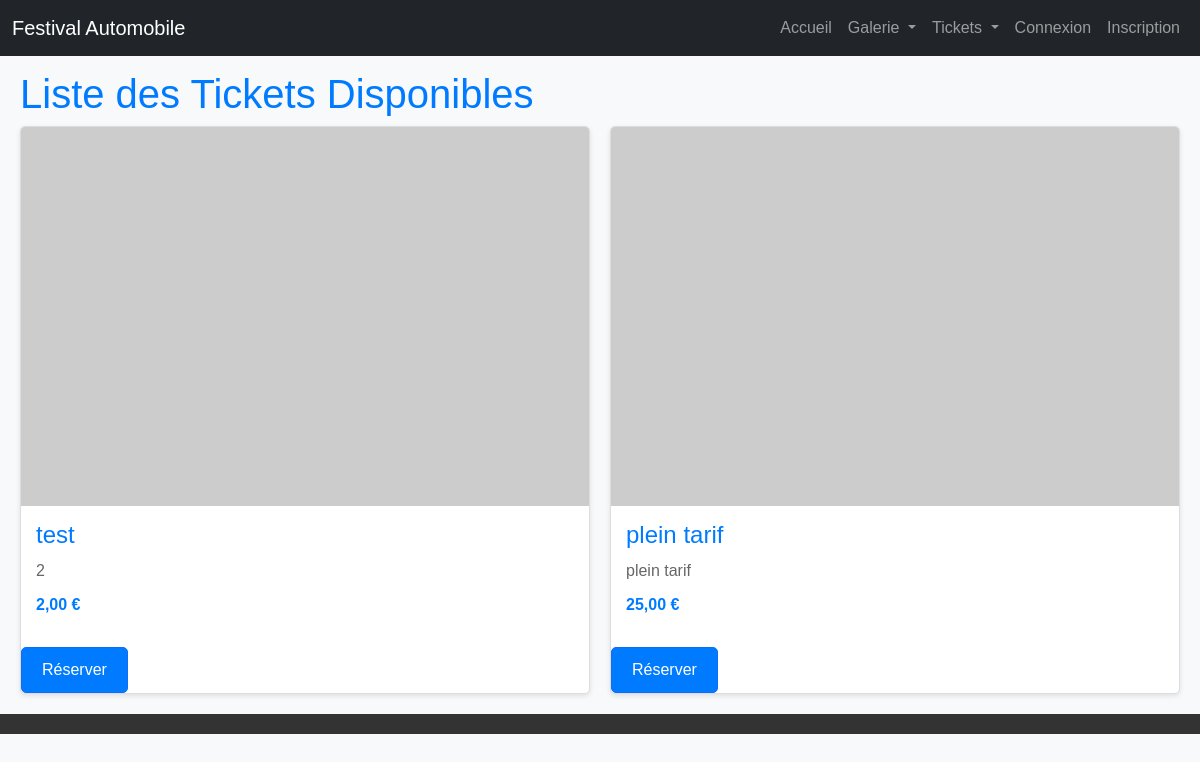
Before: /reservation/ with the older database file.
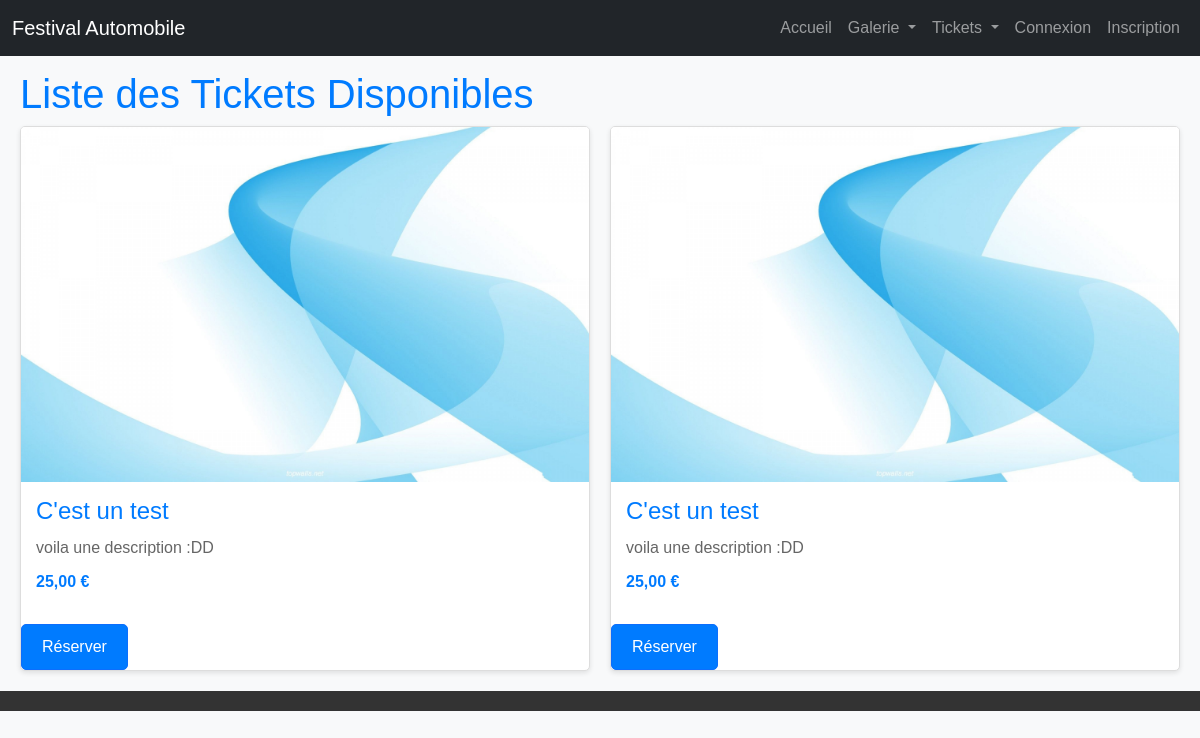
After: the same page with the newer database file.
### app/models.py (models this page shows, shortened)
class TypeTicket(models.Model):
    nom_type = models.CharField(max_length=255)
    tarif = models.DecimalField(max_digits=10, decimal_places=2)
    description = models.TextField()
    image = models.ImageField(upload_to='images/', blank=True, null=True)

### app/views.py (the view)
# urls.py: path('reservation/', views.reservation, name='reservation'),
def reservation(request):
    lesTickets = TypeTicket.objects.all()
    return render(request, 'app/reservation.html', {'tickets': lesTickets})

### app/templates/app/reservation.html
{% extends "app/base.html" %} {% block title %} Rerservation {% endblock %}
{% block main %}
{%load static%}
{% block extra_css %}
<link rel="stylesheet" href="{% static 'css/general.css' %}">
<link rel="stylesheet" href="{% static 'css/reservation.css' %}">
{% endblock %}
</head>
<body>
    <div class="container">
        <h1>Liste des Tickets Disponibles</h1>
        <div class="ticket-list">
            {% for ticket in tickets %}
                <div class="ticket">
                    {% if ticket.image %}
                        <img src="{{ ticket.image.url }}" alt="{{ ticket.nom_type }}">
                    {% else %}
                        <img src="https://via.placeholder.com/300x200?text=Pas+Image" alt="Image placeholder">
                    {% endif %}
                    <div class="ticket-content">
                        <h2 class="ticket-title">{{ ticket.nom_type }}</h2>
                        <p class="ticket-description">{{ ticket.description }}</p>
                        <p class="ticket-price">{{ ticket.tarif }} €</p>
                    </div>
                    <a href="{% url 'app:create_payment' ticket.id %}" class="btn btn-primary">Réserver</a>
                </div>
            {% endfor %}
        </div>
    </div>
</body>
{% endblock %}

### app/templates/app/base.html (shortened to what this page needs)
{% load static %}
<!DOCTYPE html>
<html lang="fr">
  <head>
    {% block extra_css %}{% endblock %}
    <link rel="stylesheet" href="{% static 'css/base.css' %}">
    <link rel="stylesheet" href="{% static 'css/menu.css' %}">
    <link
      href="https://cdn.jsdelivr.net/npm/bootstrap@5.0.2/dist/css/bootstrap.min.css"
      rel="stylesheet"
    />
  </head>
  <body>
    <header>
      {% include "./menu.html" %}
    </header>
    <main>{%block main%} {% endblock %}</main>
    <footer>{% include "./footer.html" %}</footer>
    </body>
</html>

### app/templates/app/menu.html (shortened to what this page needs)
<nav class="navbar navbar-expand-lg navbar-dark bg-dark fixed-top">
    <div class="container-fluid">
        <a class="navbar-brand" href="{% url 'app:home' %}">Festival Automobile</a>
        <div class="collapse navbar-collapse" id="navbarNav">
            <ul class="navbar-nav ms-auto">
                <li class="nav-item">
                    <a class="nav-link" href="{% url 'app:home' %}">Accueil</a>
                </li>
                <li class="nav-item dropdown">
                    <a class="nav-link dropdown-toggle" href="#" id="galleryDropdown" role="button">
                        Galerie
                    </a>
                </li>
                <li class="nav-item dropdown">
                    <a class="nav-link dropdown-toggle" href="#" id="ticketDropdown" role="button">
                        Tickets
                    </a>
                </li>
                {% if user.is_authenticated %}
                <li class="nav-item dropdown">
                    <a class="nav-link dropdown-toggle" href="#" id="accountDropdown" role="button">
                        Mon Compte
                    </a>
                    <ul class="dropdown-menu" aria-labelledby="accountDropdown">
                        <li><a class="dropdown-item" href="{% url 'applicompte:profile' %}">Profil</a></li>
                        <li><a class="dropdown-item" href="{% url 'applicompte:edit_profile' %}">Modifier le Profil</a></li>
                        <li><a class="dropdown-item" href="{% url 'applicompte:logout' %}">Déconnexion</a></li>
                    </ul>
                </li>
                {% else %}
                <li class="nav-item">
                    <a class="nav-link" href="{% url 'applicompte:login' %}">Connexion</a>
                </li>
                <li class="nav-item">
                    <a class="nav-link" href="{% url 'applicompte:register' %}">Inscription</a>
                </li>
                {% endif %}
            </ul>
        </div>
    </div>
</nav>

### app/static/css/general.css (style rules this page uses)
body { font-family: Arial, sans-serif; margin: 0; padding: 0; background-color: #f8f9fa; color: #333; padding-top: 50px; }
footer { background-color: #333; color: #fff; text-align: center; padding: 10px 0; position: relative; bottom: 0; width: 100%; }
.container { max-width: 1200px; margin: 0 auto; padding: 20px; }
h1, h2 { color: #007bff; }
.btn { display: inline-block; padding: 10px 20px; background-color: #007bff; color: #fff; text-decoration: none; border-radius: 5px; transition: background-color 0.3s; }

### app/static/css/reservation.css (style rules this page uses)
.ticket-list { display: grid; grid-template-columns: repeat(auto-fit, minmax(300px, 1fr)); gap: 20px; }
.ticket { border: 1px solid #ddd; border-radius: 5px; background-color: #fff; overflow: hidden; box-shadow: 0 2px 5px rgba(0, 0, 0, 0.1); }
.ticket img { width: 100%; height: auto; display: block; }
.ticket-content { padding: 15px; }
.ticket-title { font-size: 1.5em; margin: 0 0 10px; }
.ticket-description { color: #666; margin-bottom: 10px; }
.ticket-price { font-weight: bold; color: #007bff; margin-bottom: 15px; }

### app/static/css/base.css (style rules this page uses)
body { padding-top: 56px; }

Changed rows visible on the page:
removed TypeTicket: nom_type "plein tarif", description "plein tarif", tarif "25,00"
changed TypeTicket (number 1 of 2 on the later page): image: picture added; nom_type "test" → "C'est un test"; description "2" → "voila une description :DD"; tarif "2,00" → "25,00"
added TypeTicket: image (picture), nom_type "C'est un test", description "voila une description :DD", tarif "25,00"
